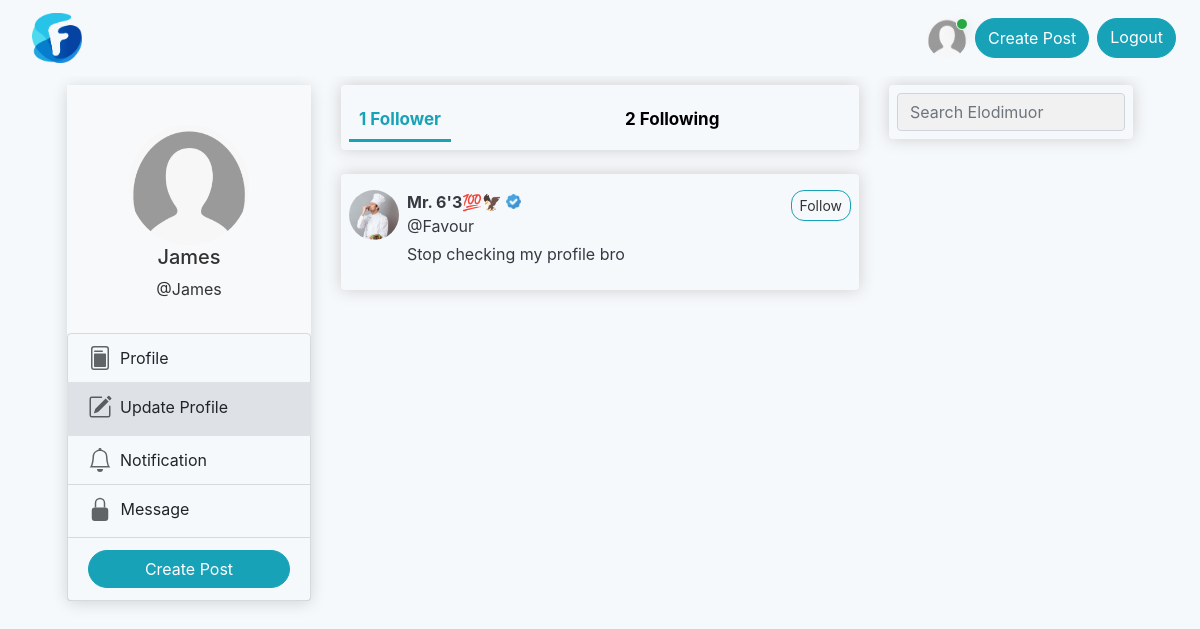
The app's page /Favourelodimuor/follow/ (signed in) with its own data.
### users/models.py (models this page shows, shortened)
class User(AbstractUser):
    display_name = models.CharField(max_length=20, null=True, blank=True)
    about = models.CharField(max_length=255, null=True, blank=True)
    image = models.ImageField(default='profile.png', upload_to='profile_picture')
    follower = models.ManyToManyField(settings.AUTH_USER_MODEL, blank=True, related_name='follower_list')
    following = models.ManyToManyField(settings.AUTH_USER_MODEL, blank=True, related_name='following_list')
    background_image = models.ImageField(default="WIN_20220328_15_20_55_Pro.jpg", upload_to="profile_background_image")
    account_visit = models.IntegerField(default=0)
    account_engaged = models.IntegerField(default=0)
    has_viewed = models.BooleanField(default=False)
    is_verified = models.BooleanField(default=False)
    post_notification = models.ManyToManyField(settings.AUTH_USER_MODEL, blank=True, related_name='post_notify')
    mute_list = models.ManyToManyField(settings.AUTH_USER_MODEL, blank=True, related_name='mute')
    block_list = models.ManyToManyField(settings.AUTH_USER_MODEL, blank=True, related_name='block')

### users/views.py (the view)
# urls.py: path("<str:username>/follow/", user_views.follower_view, name="follow"),
@login_required
def follower_view(request, username):
    obj = get_object_or_404(User, username=username)
    notification_count = Notification.objects.filter(user=request.user, is_seen=False).count()
    post_notification_count = PostNotification.objects.filter(user=request.user, is_seen=False).count()
    follower = obj.follower.all()
    following = obj.following.all()
    context = {
        "follower": follower,
        "following": following,
        "notification_count": notification_count,
        "post_notification_count": post_notification_count,
    }
    return render(request, "users/follows.html", context)

### users/templates/users/follows.html (shortened to what this page needs)
{% extends 'blog/base.html' %}
{% load humanize %}
{% load static %}
{% load subtract %}
{% block content %}
<div class="col-lg-6">
    <div class="box-element">
        <div class="tab row mt-2">
            <div class="col-lg-6 col-6">
                <button class="tablinks" id="defaultOpen" onclick="openCity(event, 'Paris')">
                    <b>{{ follower.count }} Follower</b>
                </button>
            </div>
            <div class="col-lg-6 col-6" id="Following">
                <button class="tablinks" onclick="openCity(event, 'Tokyo')">
                    <b>{{ following.count }} Following</b>
                </button>
            </div>
        </div>
    </div>
    <br>
    <div id="Paris" class="tabcontent">
        {% for follow in follower %}
        <div class="box-element mb-3">
            <div class="content-section">
                <div class="media mt-2">
                    <a href="{% url 'a_follower_post_view' follow %}">
                        <img class="rounded-circle" style="width:50px;height:50px" src="{{ follow.image.url }}"
                             alt="">
                    </a>
                    <div class="media-body">
                        <a href="{% url 'a_follower_post_view' follow %}" class="text-decoration-none text-dark">
                            <strong class="account-heading ml-2">
                                {% if follow.display_name %}
                                {{ follow.display_name }}
                                {% else %}
                                {{follow}}
                                {% endif %}
                                {% if follow.is_verified %}
                            <img width="15px" height="15px" class="mb-1"
                               src="{% static 'images/verify.png' %}" alt="">
                            {% endif %}
                            </strong>
                        </a>
                        {% if follow in request.user.following.all %}
                        <button style="border-radius:13px;" data-href="{% url 'follower-api' follow %}"
                                class="btn follow-btn btn-info btn-sm float-right" id="follow-btn">Following
                        </button>
                        {% else %}
                        <a data-href="{% url 'follower-api' follow %}" style="border-radius:13px;"
                           class="btn btn-outline-info follow-btn btn-sm float-right"
                           id="follow-buttonn">Follow
                        </a>
                        {% endif %}
                        <a href="{% url 'a_follower_post_view' follow %}" class="text-decoration-none text-dark">
                            <p class="account-heading ml-2 mb-1">@{{ follow }}</p>
                            <p class="account-heading ml-2">{{ follow.about }}</p>
                        </a>
                    </div>
                </div>
            </div>
        </div>
        {% endfor %}
    </div>
</div>
<div class="col-lg-3">
    <div class="box-element">
        <form action="{% url 'search' %}" autocomplete="off" method="GET" value="{{request.GET.q}}">
            <input type="text" name="q" value="{{request.GET.q}}" class="form-control"
                   placeholder="Search Elodimuor"/>
        </form>
    </div>
    <br>
</div>
{% endblock %}

### blog/templates/blog/base.html (shortened to what this page needs)
<!DOCTYPE html>
{% load crispy_forms_tags %}
{% load static %}
{% load humanize %}
<html lang="en">
<head>
    <link href="https://cdn.jsdelivr.net/npm/bootstrap@5.1.3/dist/css/bootstrap.min.css" rel="stylesheet"
>
    <link rel="stylesheet" href="https://stackpath.bootstrapcdn.com/bootstrap/4.5.0/css/bootstrap.min.css"
>
    <link href="https://stackpath.bootstrapcdn.com/bootstrap/4.4.1/css/bootstrap.min.css" rel="stylesheet"
          type="text/css"/>
    <link rel="stylesheet" href="https://cdn.jsdelivr.net/npm/bootstrap@4.6.1/dist/css/bootstrap.min.css"
>
    <link rel="stylesheet" href="https://cdnjs.cloudflare.com/ajax/libs/animate.css/4.1.1/animate.min.css"/>
    <link rel="stylesheet" href="https://cdnjs.cloudflare.com/ajax/libs/animate.css/3.7.2/animate.min.css">
    <link rel="stylesheet" href="{% static 'css/bootstrap.css' %}">
    <link rel="stylesheet" href="{% static 'css/main.css' %}">
    <link rel="stylesheet" href="{% static 'css/search.css' %}">
</head>
<body id="page-top">
{% include 'blog/navbar.html' %}
<div class="container">
    <div class="row">
        <div class="col-lg-3 phone_size">
            <div class="sticky-top" style="top: 80px">
                <div class="card border-0">
                    <div align="center" class="customer-profile">
                        <br>
                        <img width="120" height="120" background="#fff" color="#fff"
                             class="rounded-circle customer-image " src="{{ user.image.url }}">
                        <h5>
                            {% if user.display_name %}
                            {{ user.display_name }}
                            {% else %}
                            {{ user }}
                            {% endif %}
                        </h5>
                        <p class="text-truncate">@{{ user }}</p>
                    </div>
                    <ul class="customer-nav list-group">
                        <a href="{% url 'a_follower_post_view' user %}" class=" list-group-item">
                            <div class="media">
                                <div class="media-body ml-2">
                                    Profile
                                </div>
                            </div>
                        </a>
                        <a href="{% url 'update_profile' %}" class="active list-group-item">
                            <div class="media">
                                <div class="media-body ml-1" >
                                    Update Profile
                                </div>
                            </div>
                        </a>
                        <a href="{% url 'notification' %}" class="list-group-item">
                            <div class="media">
                                <div class="media-body ml-2">
                                    Notification
                                </div>
                            </div>
                        </a>
                        <a href="#" class="d-flex justify-content-between align-items-center list-group-item">
                            <span>
                                Message
                            </span>
                        </a>
                        <a data-target="#postModal" data-toggle="modal" href=""
                           class="d-flex justify-content-between align-items-center list-group-item">
                            <button class="btn btn-info btn-block">
                                Create Post
                            </button>
                        </a>
                    </ul>
                </div>
            </div>
        </div>
        <br>
        <br>
        {% block content %} {% endblock %}
    </div>
</div>
<div class="toast-container toast-bottom-center" style="height: 10px;">
</div>
</body>
</html>

### blog/templates/blog/navbar.html (shortened to what this page needs)
{% load static %}
{% load humanize %}
<div class="container">
<nav style="background-color: #f6f9fc !important;" class="bg-light navbar  navbar-expand-lg navbar-light fixed-top mb-5">
    <div class="form-inline my-2 my-lg-0">
        <a class="navbar-brand ml-3 d-flex" href="{% url 'blog_home' %}">
            <img src="{% static 'images/falcon_LGfm6ox.png' %}" width="50" height="50" alt="">
        </a>
    </div>
    <nav id="navbar_main" class="mobile-offcanvas navbar navbar-expand-lg navbar-light bg-light"
         style="background-color: #f6f9fc !important;">
    </nav>
    <div class="navbar-collapse mr-auto order-lg-2 collapse hide_nav" id="navbarCollapse" style="">
        <div class="collapse d-flex navbar-collapse" id="navbarSupportedContent">
            <ul class="navbar d-flex navbar-nav float-left me-auto">
                <li class="nav-item">
                    <a class="nav-link active" aria-current="page" href="/"></a>
                </li>
            </ul>
            <form class="d-flex" method="get" action="{% url 'search' %}">
                <a href="{% url 'a_follower_post_view' request.user %}">
                <img src="{{ user.image.url }}" width="40" height="40" class="rounded-circle mr-2 user-image" alt=""></a>
                <div class="badge badge-success shadow badge-counter rounded-circle user_badge"
                     style="margin-left: 29px;">
                </div>
                <button type="button" data-target="#postModal" data-toggle="modal" class="btn btn-info mr-2">Create Post
                </button>
                {% if request.user.is_authenticated %}
                <a href="{% url 'logout' %}" class="btn btn-info mr-2">Logout
                </a>
                {% endif %}
            </form>
        </div>
    </div>
</nav></div>

### static/css/main.css (style rules this page uses)
body { background-color: #f6f9fc !important; color: #333333; margin-top: 5rem; }
.box-element { box-shadow:hsl(0, 0%, 80%) 0 0 16px; background-color: ; border-radius: 4px; padding: 8px; }
.container { margin-top: .5rem; max-width: 90%; padding-right: 7px; padding-left: 7px; margin-top: 85px; }
.btn { border-radius: 24px }
.card { box-shadow: 0 2px 1rem rgba(0,0,0,.15); }
.border-0 { border: 0!important; }
.card { position: relative; display: -webkit-flex; display: flex; -webkit-flex-direction: column; flex-direction: column; min-width: 0; word-wrap: break-word; background-color: transparent; background-clip: border-box; border: 0 solid transparent; border-radius: 5px; }
.customer-profile { padding: 1rem; text-align: center; background: #f8f9fa; }
.customer-nav a { text-decoration: none; background-color: transparent; }
.customer-nav .list-group-item.active { border-color: #dee2e6; background: #dee2e6; color: #212529; }
.toast-bottom-left, .toast-bottom-center, .toast-bottom-right { bottom: 1.5rem; }
.toast-container { position: fixed; z-index: 2; padding-top: 80px; left: 0; top: 0; width: 100%; height: auto; }

### static/css/search.css (style rules this page uses)
.tab { overflow: auto; }
.tab button { background-color: inherit; float: left; border: none; outline: none; cursor: pointer; padding: 6px 10px; transition: .3s; font-size: 17px; }
.tab button.active { background-colo: #007bff !important; color: #17a2b8 !important; border-bottom: 3px solid #17a2b8; }
.tabcontent { display: none; border-top: none; }
* { box-sizing: border-box; }
input { border: 1px solid transparent; background-color: #f1f1f1; padding: 10px; font-size: 16px; }
input[type=text] { background-color: #f1f1f1; width: 100%; }

### blog/templates/blog/navbar.html (style rules this page uses)
body { overflow-x: hidden; }
.user-image { position:relative; }
.user_badge { border-radius:50%; border: 1px white solid; position:absolute; top:18px; width: 12px; height: 12px; }

### users/templates/users/follows.html (style rules this page uses)
.tab { overflow: auto; }
.tab button { background-color: inherit; float: left; border: none; outline: none; cursor: pointer; padding: 6px 10px; transition: .3s; font-size: 17px; }
.tab button.active { background-colo: #007bff !important; color: #17a2b8 !important; border-bottom: 3px solid #17a2b8; }
.tabcontent { display: none; border-top: none; }

### records on screen
User: image (placeholder picture), username "James"
User: image (picture), display_name "Mr. 6'3💯🦅", is_verified True (drawn), username "Favour", about "Stop checking my profile bro"

### other values on screen
{{ follower.count }} "1"
{{ following.count }} "2"
